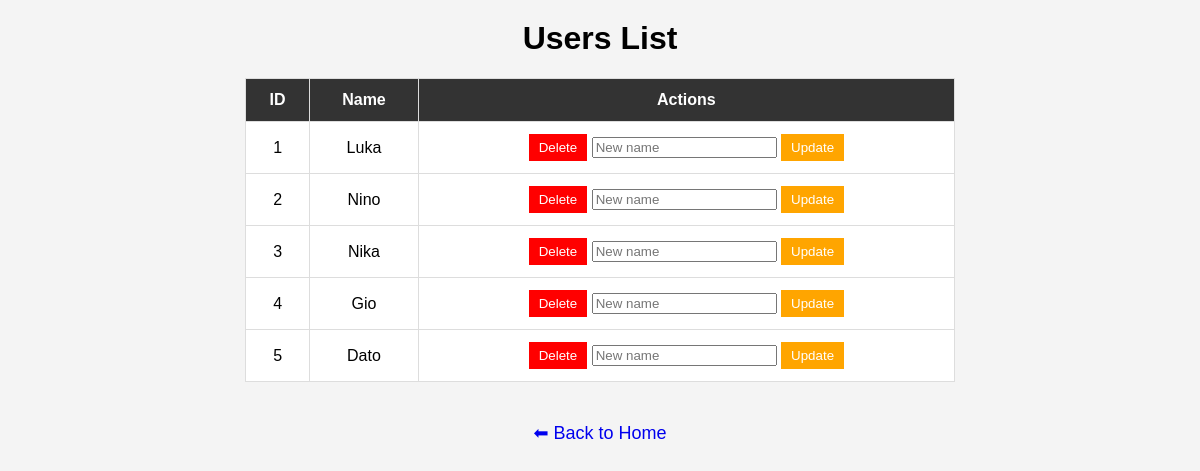
Before: /show_users with the older database file.
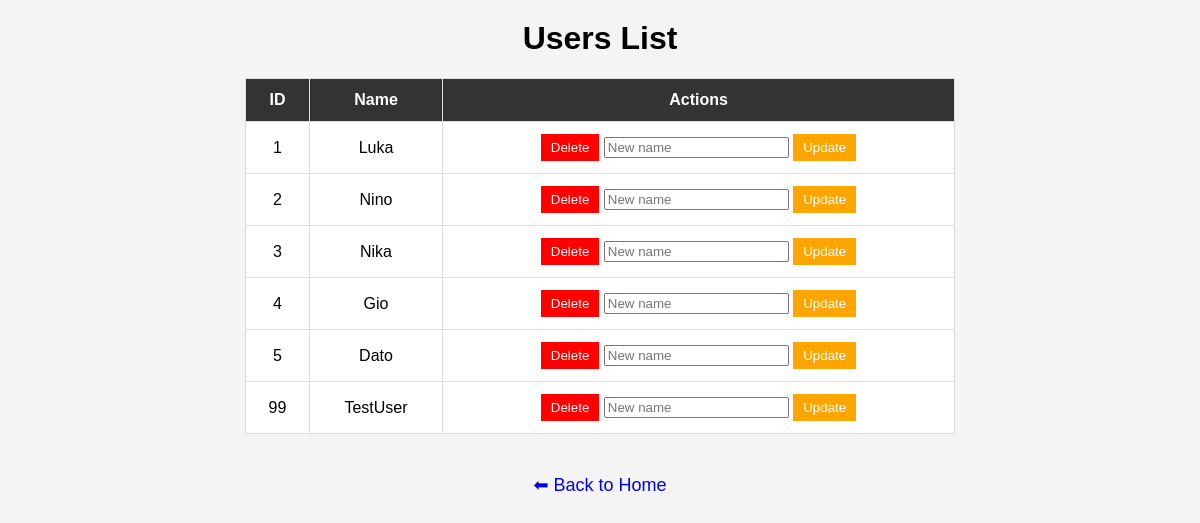
After: the same page with the newer database file.
### tables this page shows
CREATE TABLE users (
    id INTEGER,
    name TEXT
);

### app.py (the view)
@app.route("/show_users")
def show_user():
    users = show_users()
    return render_template("users.html", users=users)

### main.py (called while the page is built)
def show_users():
    cursor.execute("SELECT * FROM users")
    return cursor.fetchall()

### templates/users.html (shortened to what this page needs)
<!DOCTYPE html>
<html>
<head>
</head>
<body>
<h1>Users List</h1>
<table>
    <tr>
        <th>ID</th>
        <th>Name</th>
        <th>Actions</th>
    </tr>
    {% for user in users %}
    <tr>
        <td>{{ user[0] }}</td>
        <td>{{ user[1] }}</td>
        <td>
            <form action="/delete_user" method="post" style="display:inline;">
                <button class="btn delete">Delete</button>
            </form>
            <form action="/update_user" method="post" style="display:inline;">
                <input type="text" name="name" placeholder="New name">
                <button class="btn update">Update</button>
            </form>
        </td>
    </tr>
    {% endfor %}
</table>
<a href="/">⬅ Back to Home</a>
</body>
</html>

Changed rows visible on the page:
added users: id "99", name "TestUser"
